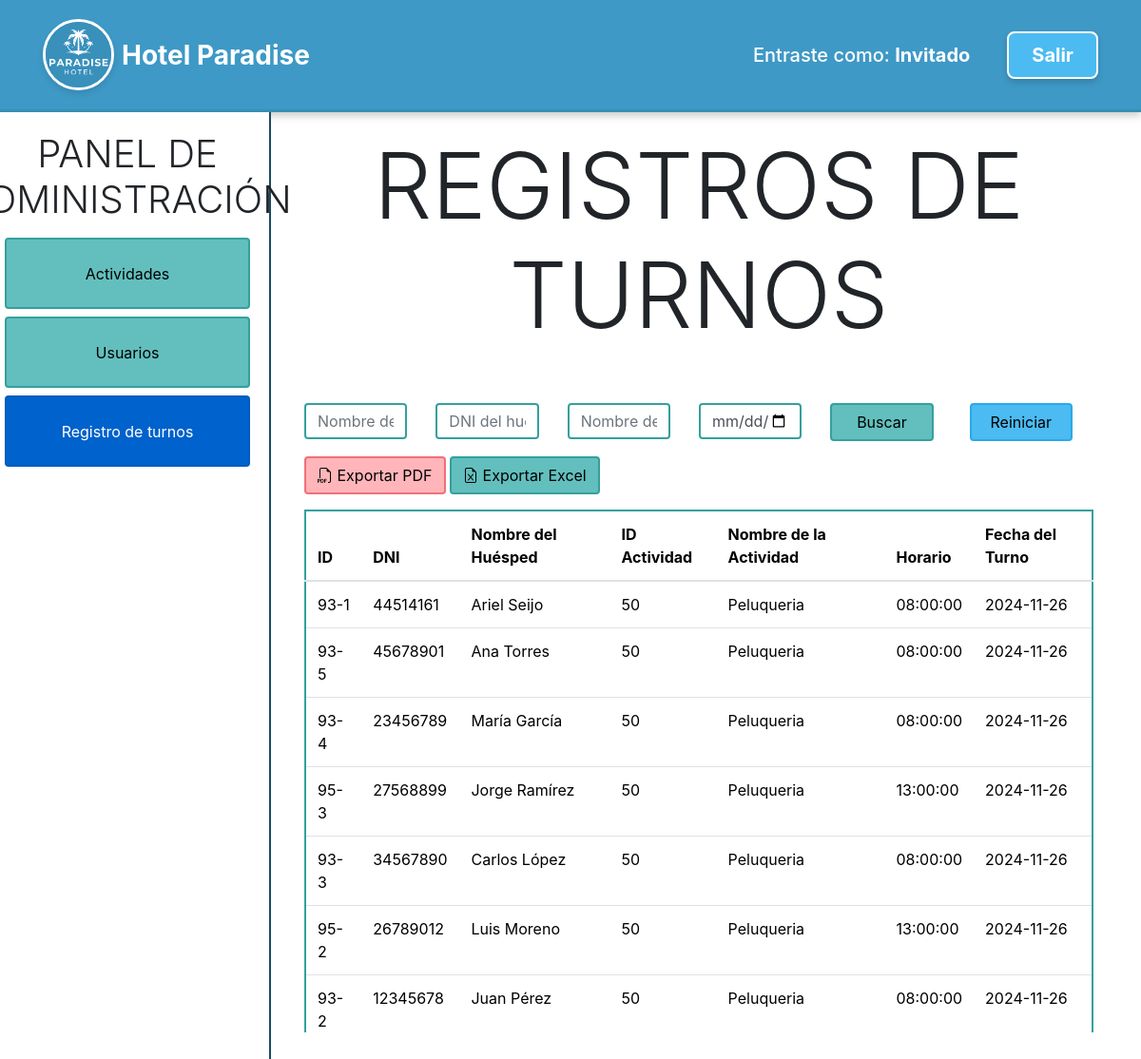
/PAGINAS/administrador-registros.php, run on the app's committed database.
### tables this page shows
CREATE TABLE `reservas` (
  `id` varchar(50) NOT NULL,
  `huesped_dni` varchar(20) DEFAULT NULL,
  `actividad_id` int(11) DEFAULT NULL,
  `cupo_id` int(11) DEFAULT NULL,
  `horario` time DEFAULT NULL,
  `fecha` date NOT NULL
);

CREATE TABLE `huespedes` (
  `huesped_nombre` varchar(100) NOT NULL,
  `huesped_dni` varchar(8) NOT NULL,
  `huesped_email` varchar(255) NOT NULL,
  `huesped_integrantes` int(2) NOT NULL,
  `huesped_direccion` varchar(255) NOT NULL,
  `huesped_ingreso` date NOT NULL,
  `huesped_egreso` date NOT NULL
);

CREATE TABLE `actividades` (
  `id` int(11) NOT NULL,
  `nombre` varchar(255) NOT NULL,
  `descripcion` text DEFAULT NULL,
  `horario_inicio` time NOT NULL,
  `horario_cierre` time NOT NULL,
  `formato` enum('individual','grupal') NOT NULL,
  `capacidad_turno` tinyint(3) NOT NULL,
  `duracion` int(11) NOT NULL,
  `imagen` varchar(255) DEFAULT NULL,
  `dia_inicio` varchar(255) NOT NULL,
  `dia_fin` varchar(255) NOT NULL
);

### SCRIPT/generar_registros.php (the view, shortened to what this page needs)
<?php
include 'conexion.php';
$filtroFecha = isset($_GET['fecha']) ? $_GET['fecha'] : '';
$filtroNombreHuesped = isset($_GET['nombre_huesped']) ? $_GET['nombre_huesped'] : '';
$filtroDNI = isset($_GET['dni']) ? $_GET['dni'] : '';
$filtroActividad = isset($_GET['nombre_actividad']) ? $_GET['nombre_actividad'] : '';
$sql = "SELECT
            reservas.id,
            reservas.huesped_dni,
            reservas.actividad_id,
            reservas.cupo_id,
            reservas.horario,
            reservas.fecha,
            huespedes.huesped_nombre,
            actividades.nombre AS nombre_actividad
        FROM reservas
        JOIN huespedes ON reservas.huesped_dni = huespedes.huesped_dni
        JOIN actividades ON reservas.actividad_id = actividades.id
        WHERE 1";
$sql .= " ORDER BY reservas.fecha DESC";
$stmt = $conn->prepare($sql);
$stmt->execute();
$result = $stmt->get_result();
?>
<div class="container mt-5">
    <form method="GET" action="administrador-registros.php">
        <div class="row mb-3" class="mt-2 mb-2">
            <div class="col-md-2">
                <input type="text" name="nombre_huesped" class="form-control" placeholder="Nombre del huésped" value="<?php echo htmlspecialchars($filtroNombreHuesped); ?>">
            </div>
            <div class="col-md-2">
                <input type="text" name="dni" class="form-control" placeholder="DNI del huésped" value="<?php echo htmlspecialchars($filtroDNI); ?>">
            </div>
            <div class="col-md-2">
                <input type="text" name="nombre_actividad" class="form-control" placeholder="Nombre de la actividad" value="<?php echo htmlspecialchars($filtroActividad); ?>">
            </div>
            <div class="col-md-2">
                <input type="date" name="fecha" class="form-control" value="<?php echo htmlspecialchars($filtroFecha); ?>">
            </div>
            <div class="col-md-2">
                <button type="submit" class="btn w-100 btn-primary">Buscar</button>
            </div>
            <div class="col-md-2">
                <a href="administrador-registros.php" class="btn w-100 btn-secondary ms-2">Reiniciar</a>
            </div>
        </div>
    </form>
    <button type="button" class="btn btn-danger mb-3" onclick="downloadPDF()">
    <i class="bi bi-filetype-pdf"></i>
    Exportar PDF</button>
    <button type="button" class="btn btn-success mb-3" onclick="downloadExcel()">
    <i class="bi bi-file-earmark-excel"></i> Exportar Excel</button>
    <div class="table-responsive" style="max-height: 550px; overflow-y: auto;">
        <table class="table">
            <thead>
                <tr>
                    <th>ID</th>
                    <th>DNI</th>
                    <th>Nombre del Huésped</th>
                    <th>ID Actividad</th>
                    <th>Nombre de la Actividad</th>
                    <th>Horario</th>
                    <th>Fecha del Turno</th>
                </tr>
            </thead>
            <tbody>
                <?php if ($result->num_rows > 0): ?>
                    <?php while ($row = $result->fetch_assoc()): ?>
                        <tr>
                            <td><?php echo htmlspecialchars($row['id']); ?></td>
                            <td><?php echo htmlspecialchars($row['huesped_dni']); ?></td>
                            <td><?php echo htmlspecialchars($row['huesped_nombre']); ?></td>
                            <td><?php echo htmlspecialchars($row['actividad_id']); ?></td>
                            <td><?php echo htmlspecialchars($row['nombre_actividad']); ?></td>
                            <td><?php echo htmlspecialchars($row['horario']); ?></td>
                            <td><?php echo htmlspecialchars($row['fecha']); ?></td>
                        </tr>
                    <?php endwhile; ?>
                <?php else: ?>
                    <tr>
                        <td colspan="7">No se encontraron reservas.</td>
                    </tr>
                <?php endif; ?>
            </tbody>
        </table>
    </div>
</div>

### ESTILOS/panel-administrador-estilo.css (style rules this page uses)
* { margin: 0; padding: 0; }
.row { width: 100%; height: 100%; }
body { background-color: white; }

### SCRIPT/generar_registros.php (style rules this page uses)
.col-md-2 input { border: 2px solid #34a09e; }

### PAGINAS/administrador-registros.php (style rules this page uses)
.btn-primary { color: black; background-color: #62bfbd; border: 2px solid #34a09e; }
.btn-danger { color: black; background-color: #ffb5ba; border: 2px solid #f36f78; }
.btn-secondary { color: black; background-color: #4bbbf2; border: 2px solid #2aa9e8; }
.btn-success { color: black; background-color: #62bfbd; border: 2px solid #34a09e; }
.table { border: 2px solid #34a09e; border-collapse: collapse; width: 100%; }
td, th { border: none; padding: 10px; text-align: left; }

### data on the page
reservas: id "93-1", huesped_dni "44514161", huesped_dni.huesped_nombre "Ariel Seijo", actividad "50", actividad.nombre "Peluqueria", horario "08:00:00", fecha "2024-11-26"
reservas: id "93-5", huesped_dni "45678901", huesped_dni.huesped_nombre "Ana Torres", actividad "50", actividad.nombre "Peluqueria", horario "08:00:00", fecha "2024-11-26"
reservas: id "93-4", huesped_dni "23456789", huesped_dni.huesped_nombre "María García", actividad "50", actividad.nombre "Peluqueria", horario "08:00:00", fecha "2024-11-26"
reservas: id "95-3", huesped_dni "27568899", huesped_dni.huesped_nombre "Jorge Ramírez", actividad "50", actividad.nombre "Peluqueria", horario "13:00:00", fecha "2024-11-26"
reservas: id "93-3", huesped_dni "34567890", huesped_dni.huesped_nombre "Carlos López", actividad "50", actividad.nombre "Peluqueria", horario "08:00:00", fecha "2024-11-26"
reservas: id "95-2", huesped_dni "26789012", huesped_dni.huesped_nombre "Luis Moreno", actividad "50", actividad.nombre "Peluqueria", horario "13:00:00", fecha "2024-11-26"
reservas: id "93-2", huesped_dni "12345678", huesped_dni.huesped_nombre "Juan Pérez", actividad "50", actividad.nombre "Peluqueria", horario "08:00:00", fecha "2024-11-26"

### other printed values
$rol "Invitado"
